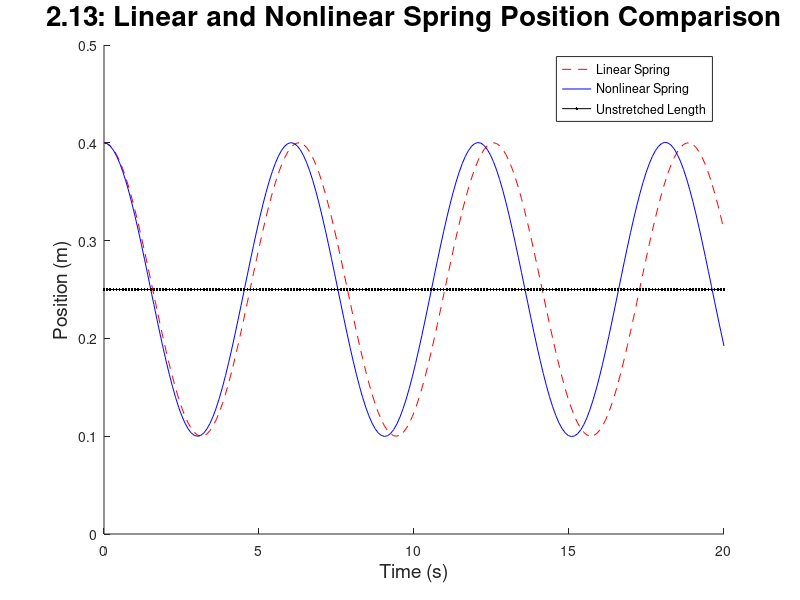
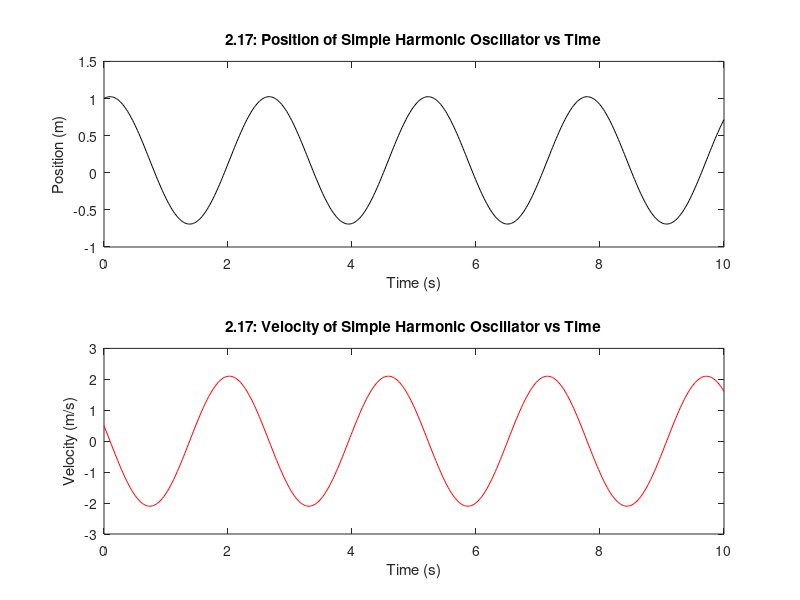
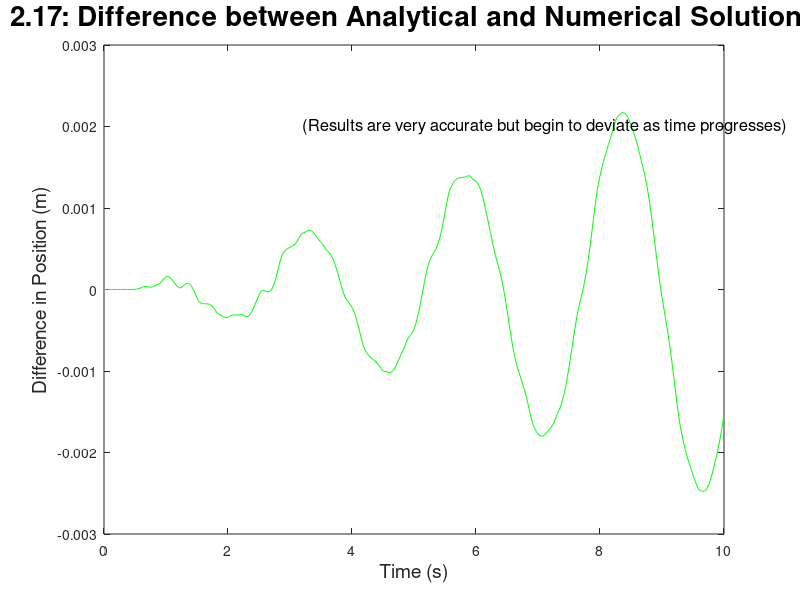

Write the MATLAB code that produced these figures, in order.
% This function first numerically intergrates two spring functions using
% the ODE45 solver. The first function represents a linear spring with an
% attached mass. The second is the same system but now with a linear spring
% of the form -k/m*(x-x0)-c/m*(x-x0)^3. t is the time interval over which
% the integration is carried, xInit is the vector of initial position and
% velocity, c is the nonlinear spring constant, m is the mass attached to
% the spring, x0 is the unstretched length of the spring, and k is the
% spring constant. Secondly it integrates a simple harmonic oscillators
% equation of motion as per problem 2.17 of the Engineering Dynamics
% textbook and plots the position vs time and velocity vs time graphs of
% that simple harmonic osciallator. Lastly, the function plots the
% difference between the analytical and numerical solutions for problem
% 2.17.

function [res1, res2, res3] = cxa2_2(t, xInit1, c, m1, x0, k1, a, m2,...
    k2, xInit2)


t10 = linspace(0, 10, 500);

%Sets the values given in the book or in the PSet as defaults
if ~exist('t','var') || isempty(t)
    t = linspace(0, 20, 200); % in seconds
end
if ~exist('xInit','var') || isempty(xInit1)
    xInit1 = [0.4, 0]; % in meters and meters/second
end
if ~exist('c','var') || isempty(c)
    c = 5;  % in N/m^3
end
if ~exist('m1','var') || isempty(m1)
    m1 = 1; % in kg
end
if ~exist('x0','var') || isempty(x0)
    x0 = 0.25; % in meters
end
if ~exist('k','var') || isempty(k1)
    k1 = 1; % in N/m
end
if ~exist('a','var') || isempty(a)
    a = 1; % in m/s^2
end
if ~exist('m2','var') || isempty(m2)
    m2 = 0.5; % in m
end
if ~exist('k2','var') || isempty(k2)
    k2 = 3; % in N/m
end
if ~exist('xInit2','var') || isempty(xInit2)
    xInit2 = [1, 0.5]; % in m and m/s
end

    % Each of the differential equations are listed below:
    function dx = linearSpringSys(t, x)
        dx = [x(2);...
            -k1/m1*(x(1)-x0)];
    end

    function dx = nonLinearSpringSys(t, x)
        dx = [x(2);...
            -k1/m1*(x(1)-x0)-c/m1*(x(1)-x0)^3];
    end

    function dx = simpleHarmonicOsc(t, x)
        dx = [x(2);...
            a - k2/m2*x(1)];
    end

    % Below is the analytical solution to problem 2.17:
    function x = analyticalSol(t)
        x = (1-m2*a/k2)*cos(sqrt(k2/m2)*t)+0.5*sqrt(m2/k2)*sin(sqrt(k2/m2)...
            *t)+(m2/k2)*a;
    end

    % Below is the function that finds the di

% Solves the differential equations
[~, res1] = ode45(@linearSpringSys, t, xInit1);
[~, res2] = ode45(@nonLinearSpringSys, t, xInit1);
[~, res3] = ode45(@simpleHarmonicOsc, t10, xInit2);

% Plotting:
hold all 

f  = figure(1);
plot(t,res1(:, 1),'--r',t,res2(:, 1),'-b', t, x0, 'k')
legend('Linear Spring','Nonlinear Spring', 'Unstretched Length')
set(f, 'Position', [1, 1, 1200, 800])
xlabel('Time (s)', 'FontSize', 14)
ylabel('Position (m)', 'FontSize', 14)
title('2.13: Linear and Nonlinear Spring Position Comparison', 'FontSize',...
    20)


h = figure(2);
set(h, 'Position', [1, 1, 1100, 400])
s1 = subplot(2, 1, 1);
plot(t10, res3(:, 1), 'k')
title('2.17: Position of Simple Harmonic Oscillator vs Time')
xlabel('Time (s)')
ylabel('Position (m)')
s2 = subplot(2, 1, 2);
plot(t10, res3(:, 2), 'r')
title('2.17: Velocity of Simple Harmonic Oscillator vs Time')
xlabel('Time (s)')
ylabel('Velocity (m/s)')

j = figure(3);
plot(t10, analyticalSol(t10)-res3(:, 1)', 'g')
set(j, 'Position', [1, 1, 1200, 800])
xlabel('Time (s)', 'FontSize', 14)
ylabel('Difference in Position (m)', 'FontSize', 14)
title('2.17: Difference between Analytical and Numerical Solutions',...
    'FontSize', 20)
h1 = text(3.2, 0.002,...
    '(Results are very accurate but begin to deviate as time progresses)');
set(h1, 'FontSize', 12);
end